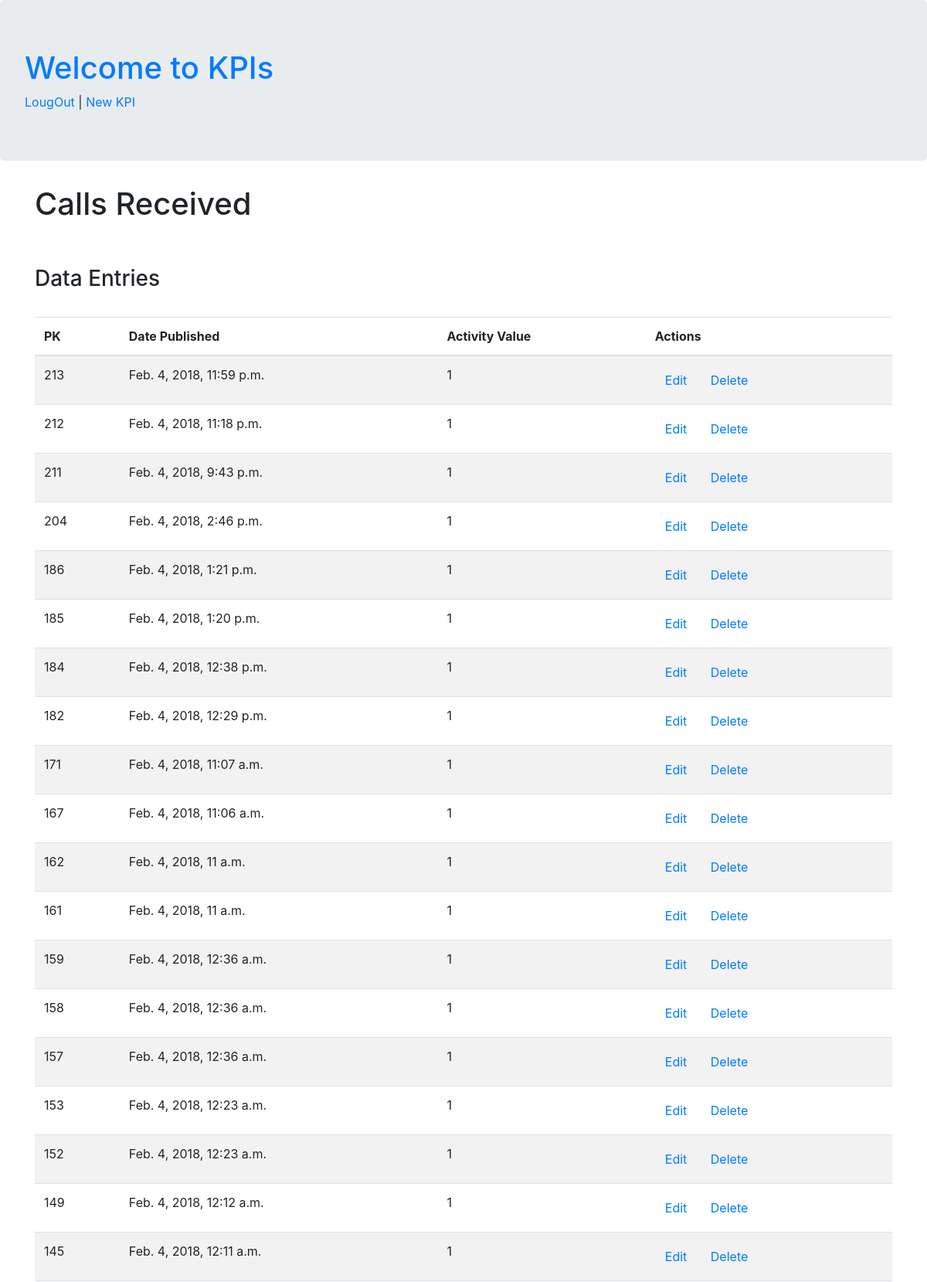
/kpis/2/ (signed in, upper part), run on the app's committed database.
### kpis/models.py (models this page shows, shortened)
class KPI(models.Model):
	author = models.ForeignKey('auth.User', on_delete = models.CASCADE)
	title = models.CharField(max_length = 200)
	date_created = models.DateTimeField(default = timezone.now)
	units = models.CharField(max_length = 20)
	DAILY = 'DY'
	WEEKLY = 'WK'
	MONTHLY = 'MH'
	YEARLY = 'YR'
	periodicity_choices = {
		(DAILY, 'Daily'),
		(WEEKLY, 'Weekly'),
		(MONTHLY, 'Monthly'),
		(YEARLY, 'Yearly'),
	}
	periodicity = models.CharField(
		max_length = 2,
		choices = periodicity_choices,
		default = DAILY,
		)
	RED = 'RD'
	GREEN = 'GR'
	BLUE = 'BL'
	group_choices = (
		(RED, 'Red'),
		(GREEN, 'Green'),
		(BLUE, 'Blue'),
	)
	group = models.CharField(
		max_length = 2,
		choices = group_choices,
		default = BLUE,
	)

class Activity(models.Model):
	activity_value = models.IntegerField(default = 1) # possibly default = 1,
	kpi = models.ForeignKey(KPI, on_delete = models.CASCADE, parent_link = True)
	datetime_logged = models.DateTimeField(default = timezone.now)

### kpis/views.py (the view)
# urls.py: path('kpis/<int:pk>/', views.kpi_detail, name = 'kpi_detail'),
@login_required
def kpi_detail(request, pk):
	kpi = get_object_or_404(KPI, pk = pk)
	activity_list = Activity.objects.filter(kpi_id = kpi.id).order_by('-datetime_logged')
	context = {
		'kpi' : kpi,
		'activity_list' : activity_list
	}
	return render(request, 'kpis/kpi_detail.html', context)

### kpis/templates/kpis/kpi_detail.html
{% extends 'kpis/base.html' %}
{% block content %}
<h1>{{ kpi.title }}</h1>
<br>
<br>
<h3>Data Entries</h3>
<br>
<div class="table-responsive">
	<table class="table table-striped">
		<thead>
			<tr>
				<th>PK</th>
				<th>Date Published</th>
				<th>Activity Value</th>
				<th>Actions</th>
			</tr>
		</thead>
		<tbody>
			{% for activity in activity_list %}
				<tr>
					<td>{{ activity.pk }}</td>
					<td>{{ activity.datetime_logged }}</td>
					<td>{{ activity.activity_value }}</td>
					<td><a href="" class="btn btn-default">Edit</a>
						<a href="" class="btn btn-default">Delete</a></td>
				</tr>
			{% endfor %}
		</tbody>
	</table>
</div>
{% endblock %}

### data on the page
KPI: title "Calls Received"
Activity: pk "213", datetime_logged "Feb. 4, 2018, 11:59 p.m.", activity_value "1"
Activity: pk "212", datetime_logged "Feb. 4, 2018, 11:18 p.m.", activity_value "1"
Activity: pk "211", datetime_logged "Feb. 4, 2018, 9:43 p.m.", activity_value "1"
Activity: pk "204", datetime_logged "Feb. 4, 2018, 2:46 p.m.", activity_value "1"
Activity: pk "186", datetime_logged "Feb. 4, 2018, 1:21 p.m.", activity_value "1"
Activity: pk "185", datetime_logged "Feb. 4, 2018, 1:20 p.m.", activity_value "1"
Activity: pk "184", datetime_logged "Feb. 4, 2018, 12:38 p.m.", activity_value "1"
Activity: pk "182", datetime_logged "Feb. 4, 2018, 12:29 p.m.", activity_value "1"
Activity: pk "171", datetime_logged "Feb. 4, 2018, 11:07 a.m.", activity_value "1"
Activity: pk "167", datetime_logged "Feb. 4, 2018, 11:06 a.m.", activity_value "1"
Activity: pk "162", datetime_logged "Feb. 4, 2018, 11 a.m.", activity_value "1"
Activity: pk "161", datetime_logged "Feb. 4, 2018, 11 a.m.", activity_value "1"
Activity: pk "159", datetime_logged "Feb. 4, 2018, 12:36 a.m.", activity_value "1"
Activity: pk "158", datetime_logged "Feb. 4, 2018, 12:36 a.m.", activity_value "1"
Activity: pk "157", datetime_logged "Feb. 4, 2018, 12:36 a.m.", activity_value "1"
Activity: pk "153", datetime_logged "Feb. 4, 2018, 12:23 a.m.", activity_value "1"
Activity: pk "152", datetime_logged "Feb. 4, 2018, 12:23 a.m.", activity_value "1"
Activity: pk "149", datetime_logged "Feb. 4, 2018, 12:12 a.m.", activity_value "1"
Activity: pk "145", datetime_logged "Feb. 4, 2018, 12:11 a.m.", activity_value "1"
